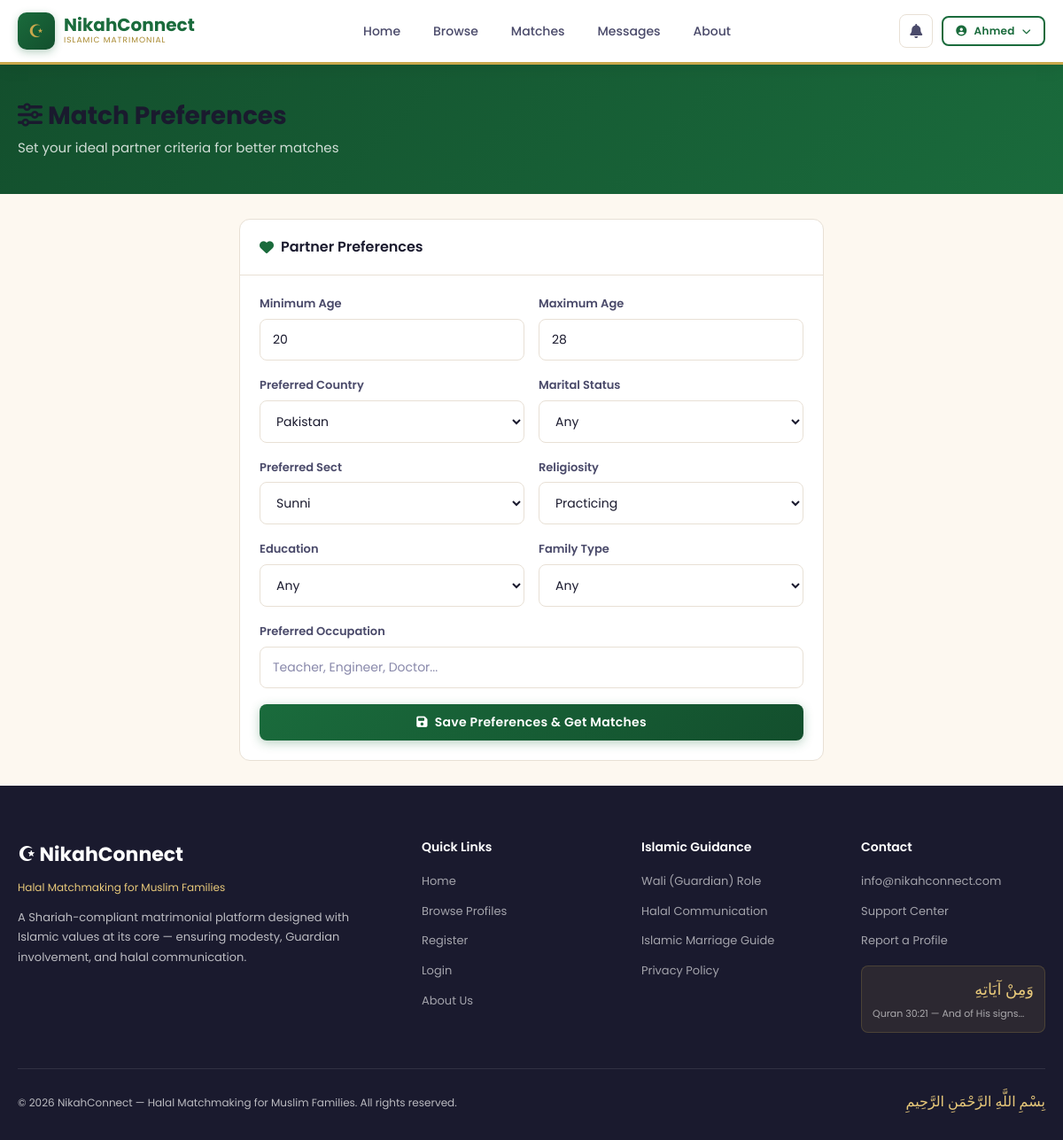
Screenshot of /preferences.php (signed in) with the database file from the repository.
### tables this page shows
CREATE TABLE IF NOT EXISTS users (
    id INT AUTO_INCREMENT PRIMARY KEY,
    full_name VARCHAR(100) NOT NULL,
    email VARCHAR(150) UNIQUE NOT NULL,
    password VARCHAR(255) NOT NULL,
    gender ENUM('male', 'female') NOT NULL,
    role ENUM('user', 'wali', 'parent', 'admin') DEFAULT 'user',
     
    child_id INT NULL,
    guardian_relation VARCHAR(50) NULL,
    is_verified TINYINT(1) DEFAULT 0,
    is_active TINYINT(1) DEFAULT 1,
    profile_complete TINYINT(1) DEFAULT 0,
    created_at TIMESTAMP DEFAULT CURRENT_TIMESTAMP,
    updated_at TIMESTAMP DEFAULT CURRENT_TIMESTAMP ON UPDATE CURRENT_TIMESTAMP
);

CREATE TABLE IF NOT EXISTS preferences (
    id INT AUTO_INCREMENT PRIMARY KEY,
    user_id INT UNIQUE NOT NULL,
    pref_age_min INT DEFAULT 18,
    pref_age_max INT DEFAULT 45,
    pref_city VARCHAR(100),
    pref_country VARCHAR(100),
    pref_marital_status VARCHAR(100),
    pref_education VARCHAR(100),
    pref_occupation VARCHAR(100),
    pref_religiosity VARCHAR(100),
    pref_sect VARCHAR(100),
    pref_family_type VARCHAR(50),
    created_at TIMESTAMP DEFAULT CURRENT_TIMESTAMP,
    FOREIGN KEY (user_id) REFERENCES users(id) ON DELETE CASCADE
);

### includes/db.php (called while the page is built, shortened)
<?php
class Database {
    private static $instance = null;
    public $conn;
    private function __construct() {
        $this->conn = new mysqli(DB_HOST, DB_USER, DB_PASS, DB_NAME);
        $this->conn->set_charset('utf8mb4');
    }
    public static function getInstance() {
        if (!self::$instance) {
            self::$instance = new Database();
        }
        return self::$instance;
    }
    public function query($sql, $params = [], $types = '') {
        $stmt = $this->conn->prepare($sql);
        if (!empty($params)) {
            if (empty($types)) {
                $types = str_repeat('s', count($params));
            }
            $stmt->bind_param($types, ...$params);
        }
        $stmt->execute();
        return $stmt->get_result();
    }
    public function fetchOne($sql, $params = [], $types = '') {
        $result = $this->query($sql, $params, $types);
        if ($result && $result->num_rows > 0) {
            return $result->fetch_assoc();
        }
        return null;
    }
}
function db() {
    return Database::getInstance();
}
function isLoggedIn() {
    return isset($_SESSION['user_id']);
}
function currentUser() {
    return db()->fetchOne("SELECT * FROM users WHERE id = ?", [$_SESSION['user_id']]);
}

### preferences.php (the view, shortened to what this page needs)
<?php
require_once 'includes/db.php';
$user = currentUser();
$prefs = db()->fetchOne("SELECT * FROM preferences WHERE user_id=?", [$user['id']]);
require_once 'includes/header.php';
?>
<div class="page-header">
    <div class="container"><h1><i class="fas fa-sliders-h"></i> Match Preferences</h1><p>Set your ideal partner criteria for better matches</p></div>
</div>
<div class="container" style="padding:28px 20px;max-width:700px">
    <div class="card">
        <div class="card-header"><div class="card-title"><i class="fas fa-heart"></i> Partner Preferences</div></div>
        <div class="card-body">
            <form method="POST">
                <div class="form-row">
                    <div class="input-group">
                        <label>Minimum Age</label>
                        <input type="number" name="pref_age_min" value="<?=$prefs['pref_age_min']??18?>" min="18" max="70">
                    </div>
                    <div class="input-group">
                        <label>Maximum Age</label>
                        <input type="number" name="pref_age_max" value="<?=$prefs['pref_age_max']??45?>" min="18" max="70">
                    </div>
                </div>
                <div class="form-row">
                    <div class="input-group">
                        <label>Preferred Country</label>
                        <select name="pref_country">
                            <?php foreach(['Pakistan','India','Bangladesh','UAE','Saudi Arabia','UK','USA','Canada','Malaysia'] as $c): ?>
                            <option value="<?=$c?>" <?=($prefs['pref_country']??'')===$c?'selected':''?>><?=$c?></option>
                            <?php endforeach; ?>
                        </select>
                    </div>
                    <div class="input-group">
                        <label>Marital Status</label>
                        <select name="pref_marital_status">
                            <option value="">Any</option>
                        </select>
                    </div>
                </div>
                <div class="form-row">
                    <div class="input-group">
                        <label>Preferred Sect</label>
                        <select name="pref_sect">
                            <?php foreach(['Sunni','Shia','Deobandi','Barelvi','Salafi','Hanafi'] as $s): ?>
                            <option value="<?=$s?>" <?=($prefs['pref_sect']??'')===$s?'selected':''?>><?=$s?></option>
                            <?php endforeach; ?>
                        </select>
                    </div>
                    <div class="input-group">
                        <label>Religiosity</label>
                        <select name="pref_religiosity">
                            <option value="practicing" <?=($prefs['pref_religiosity']??'')==='practicing'?'selected':''?>>Practicing</option>
                        </select>
                    </div>
                </div>
                <div class="form-row">
                    <div class="input-group">
                        <label>Education</label>
                        <select name="pref_education">
                            <option value="">Any</option>
                        </select>
                    </div>
                    <div class="input-group">
                        <label>Family Type</label>
                        <select name="pref_family_type">
                            <option value="">Any</option>
                        </select>
                    </div>
                </div>
                <div class="input-group">
                    <label>Preferred Occupation</label>
                    <input type="text" name="pref_occupation" placeholder="Teacher, Engineer, Doctor..." value="<?=htmlspecialchars($prefs['pref_occupation']??'')?>">
                </div>
                <button type="submit" class="btn btn-primary btn-block">
                    <i class="fas fa-save"></i> Save Preferences & Get Matches
                </button>
            </form>
        </div>
    </div>
</div>
<?php require_once 'includes/footer.php'; ?>

### includes/header.php (shortened to what this page needs)
<?php
require_once __DIR__ . '/db.php';
$user = isLoggedIn() ? currentUser() : null;
$currentPage = basename($_SERVER['PHP_SELF']);
?>
<!DOCTYPE html>
<html lang="en">
<head>
    <link rel="stylesheet" href="<?= SITE_URL ?>/assets/css/style.css">
    <link rel="stylesheet" href="https://cdnjs.cloudflare.com/ajax/libs/font-awesome/6.4.0/css/all.min.css">
</head>
<body>
<nav class="navbar">
    <div class="nav-container">
        <a href="<?= SITE_URL ?>/index.php" class="nav-logo">
            <div class="nav-logo-icon">☪</div>
            <div class="nav-logo-text">
                <span class="site-name">NikahConnect</span>
                <span class="tagline">Islamic Matrimonial</span>
            </div>
        </a>
        <div class="nav-links">
            <a href="<?= SITE_URL ?>/index.php" class="<?= $currentPage=='index.php'?'active':'' ?>">Home</a>
            <?php if($user && $user['role']==='parent'): ?>
            <a href="<?= SITE_URL ?>/guardian.php" class="<?= $currentPage=='guardian.php'?'active':'' ?>">Guardian Panel</a>
            <?php else: ?>
            <a href="<?= SITE_URL ?>/profiles.php" class="<?= $currentPage=='profiles.php'?'active':'' ?>">Browse</a>
            <?php if($user): ?>
            <a href="<?= SITE_URL ?>/matches.php" class="<?= $currentPage=='matches.php'?'active':'' ?>">Matches</a>
            <a href="<?= SITE_URL ?>/messages.php" class="<?= $currentPage=='messages.php'?'active':'' ?>">Messages</a>
            <?php endif; ?>
            <?php endif; ?>
            <a href="<?= SITE_URL ?>/about.php">About</a>
        </div>
        <div class="nav-actions">
            <?php if($user): ?>
            <a href="<?= SITE_URL ?>/notifications.php" class="notif-btn" title="Notifications">
                <i class="fas fa-bell"></i>
            </a>
            <div style="position:relative">
                <button onclick="toggleUserMenu()" class="btn btn-outline btn-sm" style="gap:8px">
                    <i class="fas fa-user-circle"></i>
                    <?= htmlspecialchars(explode(' ', $user['full_name'])[0]) ?>
                    <i class="fas fa-chevron-down" style="font-size:10px"></i>
                </button>
            </div>
            <?php else: ?>
            <a href="<?= SITE_URL ?>/login.php" class="btn btn-outline btn-sm">Login</a>
            <a href="<?= SITE_URL ?>/register.php" class="btn btn-primary btn-sm">Join Free</a>
            <?php endif; ?>
        </div>
    </div>
</nav>

### assets/css/style.css (style rules this page uses)
:root { --primary: #1a6b3c; --primary-dark: #134f2d; --primary-light: #2a8a52; --gold: #c9a84c; --gold-light: #e8c97a; --gold-dark: #a8882e; --cream: #fdf8f0; --cream-dark: #f5ede0; --white: #ffffff; --text-dark: #1a1a2e; --text-medium: #4a4a6a; --text-light: #8888aa; --border: #e8e0d5; --shadow: 0 4px 20px rgba(26, 107, 60, 0.1); --shadow-hover: 0 8px 30px rgba(26, 107, 60, 0.2); --radius: 12px; --radius-lg: 20px; }
* { margin: 0; padding: 0; box-sizing: border-box; }
html { scroll-behavior: smooth; }
body { font-family: 'Poppins', sans-serif; background: var(--cream); color: var(--text-dark); line-height: 1.6; overflow-x: hidden; }
h1,h2,h3,h4,h5 { font-weight: 600; color: var(--text-dark); line-height: 1.3; }
.navbar { background: var(--white); box-shadow: 0 2px 20px rgba(0,0,0,0.08); position: sticky; top: 0; z-index: 1000; border-bottom: 3px solid var(--gold); }
.nav-container { max-width: 1200px; margin: 0 auto; padding: 0 20px; display: flex; align-items: center; justify-content: space-between; height: 70px; }
.nav-logo { display: flex; align-items: center; gap: 10px; text-decoration: none; }
.nav-logo-icon { width: 42px; height: 42px; background: linear-gradient(135deg, var(--primary), var(--primary-dark)); border-radius: 10px; display: flex; align-items: center; justify-content: center; color: var(--gold); font-size: 20px; box-shadow: 0 3px 10px rgba(26,107,60,0.3); }
.nav-logo-text { display: flex; flex-direction: column; }
.nav-logo-text .site-name { font-size: 20px; font-weight: 700; color: var(--primary); line-height: 1; }
.nav-logo-text .tagline { font-size: 9px; color: var(--gold-dark); letter-spacing: 1px; text-transform: uppercase; }
.nav-links { display: flex; align-items: center; gap: 5px; }
.nav-links a { padding: 8px 16px; border-radius: 8px; text-decoration: none; color: var(--text-medium); font-size: 14px; font-weight: 500; transition: all 0.2s; }
.nav-actions { display: flex; align-items: center; gap: 10px; }
.btn { display: inline-flex; align-items: center; gap: 8px; padding: 10px 22px; border-radius: 8px; border: none; font-size: 14px; font-weight: 600; cursor: pointer; text-decoration: none; transition: all 0.2s; font-family: inherit; letter-spacing: 0.3px; }
.btn-primary { background: linear-gradient(135deg, var(--primary), var(--primary-dark)); color: var(--white); box-shadow: 0 3px 12px rgba(26,107,60,0.3); }
.btn-outline { background: transparent; color: var(--primary); border: 2px solid var(--primary); }
.btn-sm { padding: 6px 14px; font-size: 12px; }
.btn-block { width: 100%; justify-content: center; }
.container { max-width: 1200px; margin: 0 auto; }
.input-group { margin-bottom: 18px; }
.input-group label { display: block; font-size: 13px; font-weight: 600; color: var(--text-medium); margin-bottom: 6px; }
input[type="text"], input[type="email"], input[type="password"], input[type="number"], input[type="date"], input[type="tel"], select, textarea { width: 100%; padding: 12px 14px; border: 1.5px solid var(--border); border-radius: 8px; font-size: 14px; font-family: inherit; color: var(--text-dark); background: var(--white); outline: none; transition: all 0.2s; }
input::placeholder { color: var(--text-light); }
select { cursor: pointer; }
.form-row { display: grid; grid-template-columns: 1fr 1fr; gap: 16px; }
.card { background: var(--white); border: 1px solid var(--border); border-radius: var(--radius); overflow: hidden; }
.card-header { padding: 18px 22px; border-bottom: 1px solid var(--border); display: flex; align-items: center; justify-content: space-between; }
.card-title { font-size: 16px; font-weight: 600; color: var(--text-dark); display: flex; align-items: center; gap: 8px; }
.card-title i { color: var(--primary); }
.card-body { padding: 22px; }
.notif-btn { position: relative; width: 38px; height: 38px; border: 1px solid var(--border); border-radius: 8px; display: flex; align-items: center; justify-content: center; cursor: pointer; background: var(--white); font-size: 16px; color: var(--text-medium); text-decoration: none; transition: all 0.2s; }
.page-header { background: linear-gradient(135deg, var(--primary-dark), var(--primary)); padding: 40px 20px; color: white; }
.page-header h1 { font-size: 28px; font-weight: 700; margin-bottom: 6px; }
.page-header p { color: rgba(255,255,255,0.8); font-size: 15px; }

### rows the page displays
users: full_name "Ahmed"
preferences: pref_age_min "20", pref_age_max "28", pref_country "Pakistan", pref_sect "Sunni", pref_religiosity "Practicing"

### other values shown
SITE_EMAIL "info@nikahconnect.com"
SITE_NAME "NikahConnect"
